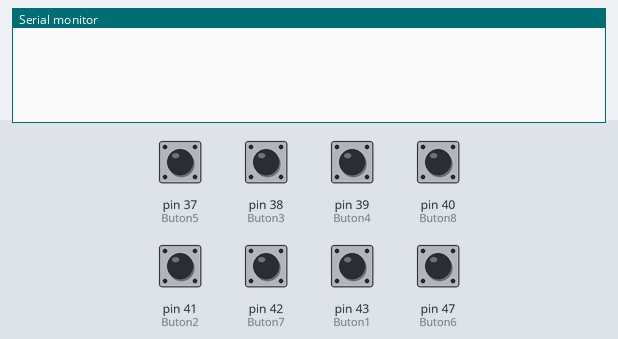
This sketch was run on a simulated Arduino Mega 2560, built with avr-gcc and run on an emulated ATmega2560. On the bench: the last lines printed to the serial monitor. The test bench sets the inputs (shaded band); at power-on: pin 37 (Buton5), pin 38 (Buton3), pin 39 (Buton4), pin 40 (Buton8), pin 41 (Buton2), pin 42 (Buton7), pin 43 (Buton1), pin 47 (Buton6) LOW.

Above: at 1.2 s.
1.3 s: pin 37 (Buton5) pulled HIGH for 0.15 s
At 2.6 s:
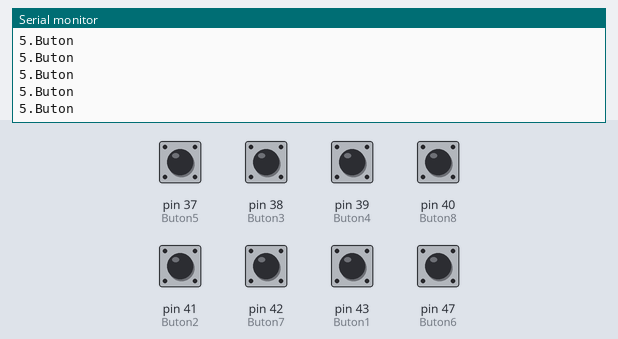
2.9 s: pin 38 (Buton3) pulled HIGH for 0.15 s
At 4.0 s:
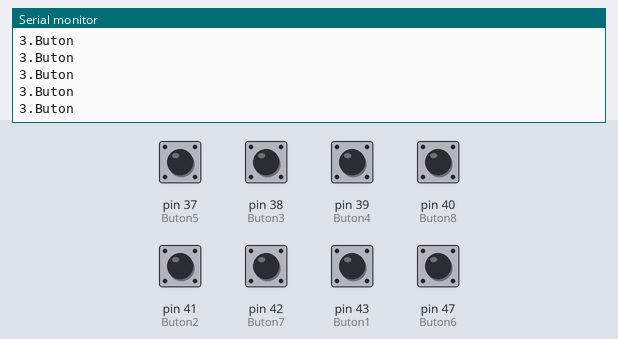
4.5 s: pin 39 (Buton4) pulled HIGH for 0.15 s
At 5.2 s:
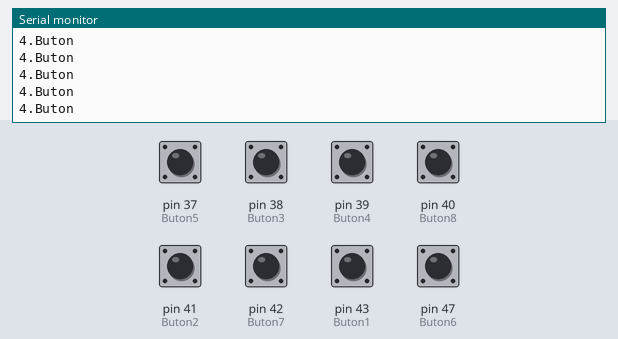
6.1 s: pin 40 (Buton8) pulled HIGH for 0.15 s
At 7.4 s:
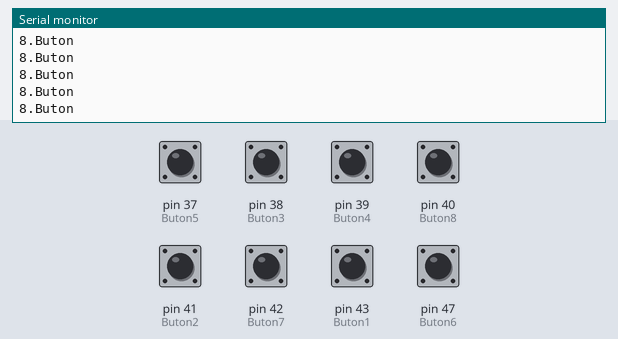
7.7 s: pin 41 (Buton2) pulled HIGH for 0.15 s
At 8.9 s:
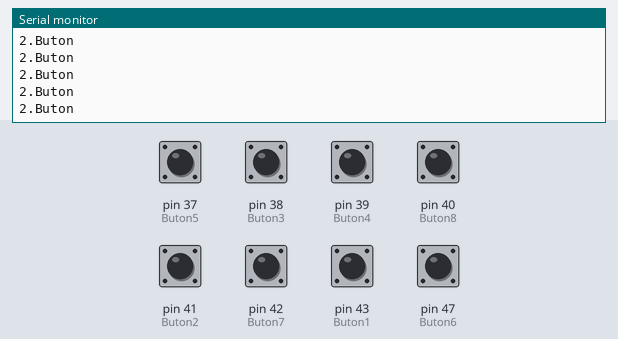
9.3 s: pin 42 (Buton7) pulled HIGH for 0.15 s
At 10.1 s:
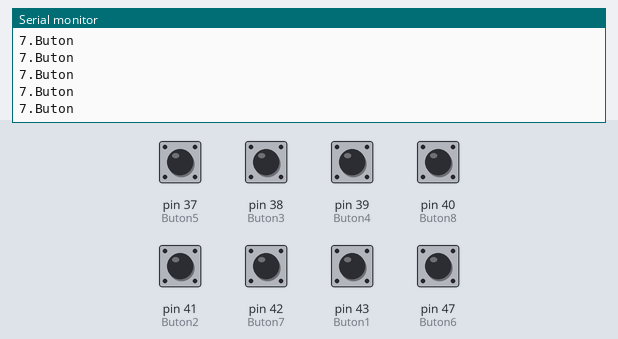
Timing chart, 0 to 11.9 s (numbered marks = the images above; inputs shaded):
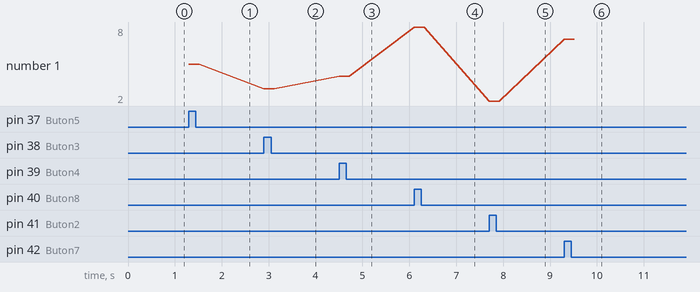

The sketch:

butonlar.ino
```cpp
#define Buton1 43
#define Buton2 41
#define Buton3 38
#define Buton4 39
#define Buton5 37
#define Buton6 47
#define Buton7 42
#define Buton8 40

int b1,b2,b3,b4,b5,b6,b7,b8;
void setup() {
  // put your setup code here, to run once:
  pinMode(Buton1, INPUT);
  pinMode(Buton2, INPUT);
  pinMode(Buton3, INPUT);
  pinMode(Buton4, INPUT);
  pinMode(Buton5, INPUT);
  pinMode(Buton6, INPUT);
  pinMode(Buton7, INPUT);
  pinMode(Buton8, INPUT);
  Serial.begin(9600);
}

void loop() {
  // put your main code here, to run repeatedly:
  b1=digitalRead(Buton1);
  b2=digitalRead(Buton2);
  b3=digitalRead(Buton3);
  b4=digitalRead(Buton4);
  b5=digitalRead(Buton5);
  b6=digitalRead(Buton6);
  b7=digitalRead(Buton7);
  b8=digitalRead(Buton8);
  if(b1==1)
  {
    Serial.println("1.Buton");
  }
  else if(b2==1)
  {
    Serial.println("2.Buton");
  }
  else if(b3==1)
  {
    Serial.println("3.Buton");
  }
  else if(b4==1)
  {
    Serial.println("4.Buton");
  }
  else if(b5==1)
  {
    Serial.println("5.Buton");
  }
  else if(b6==1)
  {
    Serial.println("6.Buton");
  }
  else if(b7==1)
  {
    Serial.println("7.Buton");
  }
  else if(b8==1)
  {
    Serial.println("8.Buton");
  }
  //Serial.println(b);
}
```

Measured:
- after the input at 1.3 s, the serial monitor: prints a new line at once (image 1)
- after the input at 2.9 s, the serial monitor: prints a new line at once (image 2)
- after the input at 4.5 s, the serial monitor: prints a new line at once (image 3)
- after the input at 6.1 s, the serial monitor: prints a new line at once (image 4)
- after the input at 7.7 s, the serial monitor: prints a new line at once (image 5)
- after the input at 9.3 s, the serial monitor: prints a new line at once (image 6)
- plotted number 1: 5 → 3 after the input at 2.9 s, 3 → 4 after the input at 4.5 s, 4 → 8 after the input at 6.1 s, 8 → 2 after the input at 7.7 s, 2 → 7 after the input at 9.3 s
